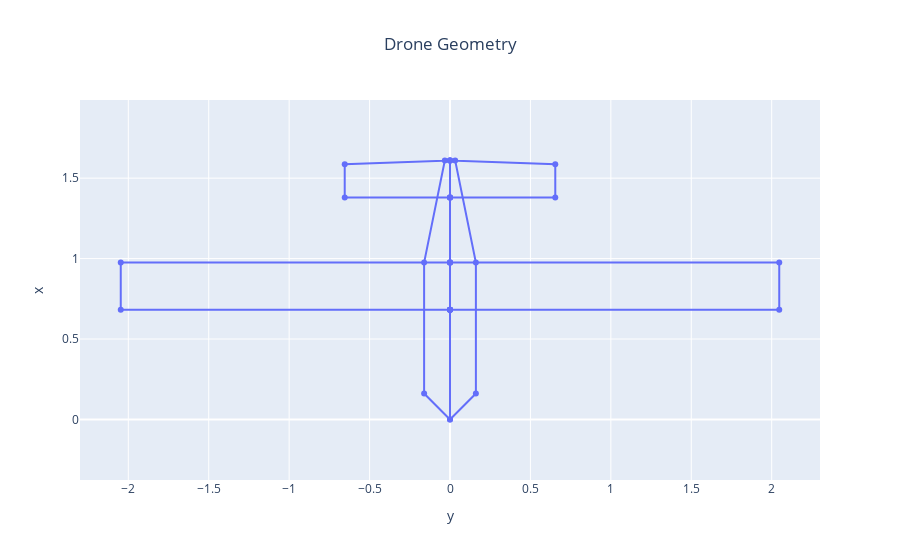

This figure's notebook cell:
### Markdown cell above
## 3. Analysis and plots

You can now use postprocessing plots to visualize the results of the MDO.

### Code cell
fig = fixedwing_geometry_plot(OUTPUT_FILE, name="Drone MDO")
fig.show()

### Figure 1 — Plotly figure (JSON) as saved in the notebook; plotly's stock layout.template omitted (floating-point values rounded to 4 significant figures)
{"data": [{"mode": "lines+markers", "name": "Drone MDO", "type": "scatter", "uid": "a775c18f-b7da-4e5c-9b8d-fc6e6c38d32b", "x": [0, -0.1609, -0.1609, -0.03219, 0, 0, 0, -2.047, -2.047, 0, 0, 0, 0, -0.6545, -0.6545, 0, 0, 0, 0.1609, 0.1609, 0.03219, 0, 0, 0, 2.047, 2.047, 0, 0, 0, 0, 0.6545, 0.6545, 0, 0], "y": [0, 0.1609, 0.9755, 1.609, 1.609, 0.682, 0.682, 0.682, 0.9755, 0.9755, 0.9755, 0.682, 1.38, 1.38, 1.587, 1.609, 1.38, 0, 0.1609, 0.9755, 1.609, 1.609, 0.682, 0.682, 0.682, 0.9755, 0.9755, 0.9755, 0.682, 1.38, 1.38, 1.587, 1.609, 1.38]}], "layout": {"autosize": true, "title": {"text": "Drone Geometry", "x": 0.5}, "xaxis": {"autorange": true, "domain": [0, 1], "range": [-5.776, 5.776], "title": {"text": "y"}, "type": "linear"}, "yaxis": {"autorange": true, "domain": [0, 1], "range": [-0.1328, 1.742], "scaleanchor": "x", "scaleratio": 1, "title": {"text": "x"}, "type": "linear"}}}
